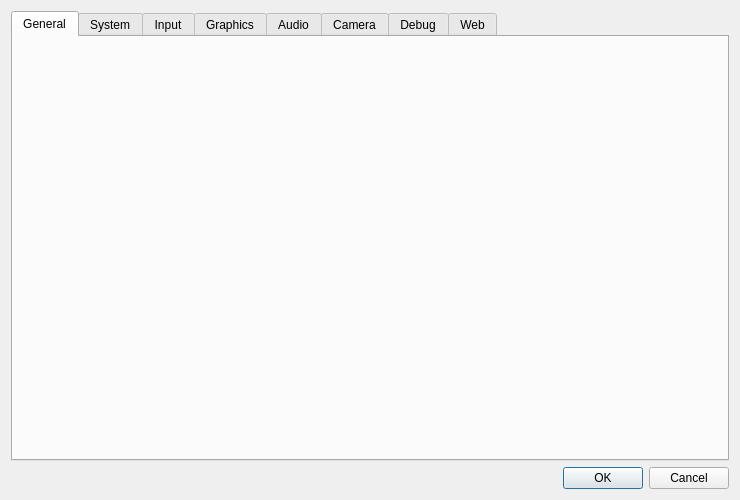
<?xml version="1.0" encoding="UTF-8"?>
<ui version="4.0">
 <class>ConfigureDialog</class>
 <widget class="QDialog" name="ConfigureDialog">
  <property name="geometry">
   <rect>
    <x>0</x>
    <y>0</y>
    <width>740</width>
    <height>500</height>
   </rect>
  </property>
  <property name="windowTitle">
   <string>Citra Configuration</string>
  </property>
  <layout class="QVBoxLayout" name="verticalLayout">
   <item>
    <widget class="QTabWidget" name="tabWidget">
     <property name="currentIndex">
      <number>0</number>
     </property>
     <widget class="ConfigureGeneral" name="generalTab">
      <attribute name="title">
       <string>General</string>
      </attribute>
     </widget>
     <widget class="ConfigureSystem" name="systemTab">
      <attribute name="title">
       <string>System</string>
      </attribute>
     </widget>
     <widget class="ConfigureInput" name="inputTab">
      <attribute name="title">
       <string>Input</string>
      </attribute>
     </widget>
      <widget class="ConfigureGraphics" name="graphicsTab">
        <attribute name="title">
          <string>Graphics</string>
        </attribute>
      </widget>
     <widget class="ConfigureAudio" name="audioTab">
       <attribute name="title">
         <string>Audio</string>
       </attribute>
     </widget>
     <widget class="ConfigureCamera" name="cameraTab">
      <attribute name="title">
       <string>Camera</string>
      </attribute>
     </widget>
     <widget class="ConfigureDebug" name="debugTab">
      <attribute name="title">
       <string>Debug</string>
      </attribute>
     </widget>
     <widget class="ConfigureWeb" name="webTab">
      <attribute name="title">
       <string>Web</string>
      </attribute>
     </widget>
    </widget>
   </item>
   <item>
    <widget class="QDialogButtonBox" name="buttonBox">
     <property name="standardButtons">
      <set>QDialogButtonBox::Cancel|QDialogButtonBox::Ok</set>
     </property>
    </widget>
   </item>
  </layout>
 </widget>
 <customwidgets>
  <customwidget>
   <class>ConfigureGeneral</class>
   <extends>QWidget</extends>
   <header>configuration/configure_general.h</header>
   <container>1</container>
  </customwidget>
  <customwidget>
   <class>ConfigureSystem</class>
   <extends>QWidget</extends>
   <header>configuration/configure_system.h</header>
   <container>1</container>
  </customwidget>
  <customwidget>
   <class>ConfigureAudio</class>
   <extends>QWidget</extends>
   <header>configuration/configure_audio.h</header>
   <container>1</container>
  </customwidget>
  <customwidget>
   <class>ConfigureCamera</class>
   <extends>QWidget</extends>
   <header>configuration/configure_camera.h</header>
   <container>1</container>
  </customwidget>
  <customwidget>
   <class>ConfigureDebug</class>
   <extends>QWidget</extends>
   <header>configuration/configure_debug.h</header>
   <container>1</container>
  </customwidget>
  <customwidget>
   <class>ConfigureInput</class>
   <extends>QWidget</extends>
   <header>configuration/configure_input.h</header>
   <container>1</container>
  </customwidget>
  <customwidget>
   <class>ConfigureGraphics</class>
   <extends>QWidget</extends>
   <header>configuration/configure_graphics.h</header>
   <container>1</container>
  </customwidget>
  <customwidget>
   <class>ConfigureWeb</class>
   <extends>QWidget</extends>
   <header>configuration/configure_web.h</header>
   <container>1</container>
  </customwidget>
 </customwidgets>
 <resources/>
 <connections>
  <connection>
   <sender>buttonBox</sender>
   <signal>accepted()</signal>
   <receiver>ConfigureDialog</receiver>
   <slot>accept()</slot>
   <hints>
    <hint type="sourcelabel">
     <x>220</x>
     <y>380</y>
    </hint>
    <hint type="destinationlabel">
     <x>220</x>
     <y>200</y>
    </hint>
   </hints>
  </connection>
  <connection>
   <sender>buttonBox</sender>
   <signal>rejected()</signal>
   <receiver>ConfigureDialog</receiver>
   <slot>reject()</slot>
   <hints>
    <hint type="sourcelabel">
     <x>220</x>
     <y>380</y>
    </hint>
    <hint type="destinationlabel">
     <x>220</x>
     <y>200</y>
    </hint>
   </hints>
  </connection>
 </connections>
</ui>
